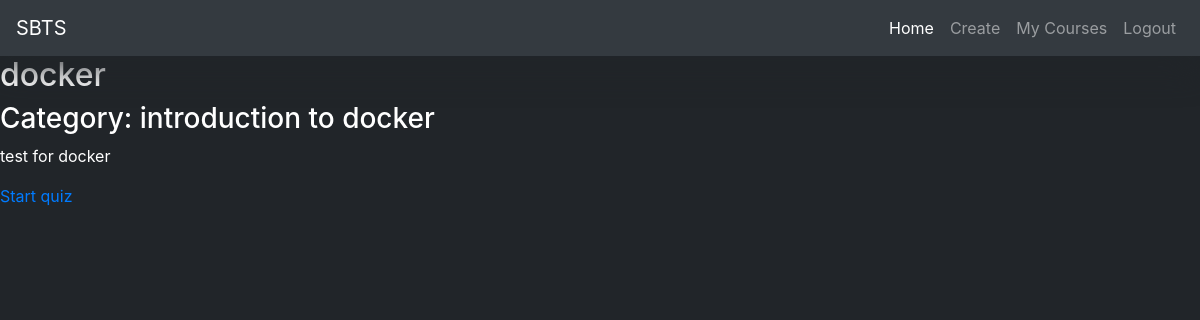
The app's page /q/docker/ (signed in) with its own data.
### django_quiz/quiz/models.py (models this page shows, shortened)
@python_2_unicode_compatible
class Quiz(models.Model):
    title = models.CharField(
        verbose_name=_("Title"),
        max_length=60, blank=False)
    description = models.TextField(
        verbose_name=_("Description"),
        blank=True, help_text=_("a description of the quiz"))
    url = models.SlugField(
        max_length=60, blank=False,
        help_text=_("a user friendly url"),
        verbose_name=_("user friendly url"))
    category = models.ForeignKey(
        Category, null=True, blank=True,
        verbose_name=_("Category"), on_delete=models.CASCADE)
    random_order = models.BooleanField(
        blank=False, default=False,
        verbose_name=_("Random Order"),
        help_text=_("Display the questions in "
                    "a random order or as they "
                    "are set?"))
    max_questions = models.PositiveIntegerField(
        blank=True, null=True, verbose_name=_("Max Questions"),
        help_text=_("Number of questions to be answered on each attempt."))
    answers_at_end = models.BooleanField(
        blank=False, default=False,
        help_text=_("Correct answer is NOT shown after question."
                    " Answers displayed at the end."),
        verbose_name=_("Answers at end"))
    exam_paper = models.BooleanField(
        blank=False, default=False,
        help_text=_("If yes, the result of each"
                    " attempt by a user will be"
                    " stored. Necessary for marking."),
        verbose_name=_("Exam Paper"))
    single_attempt = models.BooleanField(
        blank=False, default=False,
        help_text=_("If yes, only one attempt by"
                    " a user will be permitted."
                    " Non users cannot sit this exam."),
        verbose_name=_("Single Attempt"))
    pass_mark = models.SmallIntegerField(
        blank=True, default=0,
        verbose_name=_("Pass Mark"),
        help_text=_("Percentage required to pass exam."),
        validators=[MaxValueValidator(100)])
    success_text = models.TextField(
        blank=True, help_text=_("Displayed if user passes."),
        verbose_name=_("Success Text"))
    fail_text = models.TextField(
        verbose_name=_("Fail Text"),
        blank=True, help_text=_("Displayed if user fails."))
    draft = models.BooleanField(
        blank=True, default=False,
        verbose_name=_("Draft"),
        help_text=_("If yes, the quiz is not displayed"
                    " in the quiz list and can only be"
                    " taken by users who can edit"
                    " quizzes."))
    class Meta:
        verbose_name = _("Quiz")
        verbose_name_plural = _("Quizzes")

@python_2_unicode_compatible
class Category(models.Model):
    category = models.CharField(
        verbose_name=_("Category"),
        max_length=250, blank=True,
        unique=True, null=True)
    objects = CategoryManager()
    class Meta:
        verbose_name = _("Category")
        verbose_name_plural = _("Categories")
    def __str__(self):
        return self.category

### django_quiz/quiz/views.py (the view)
class QuizDetailView(DetailView):
    model = Quiz
    slug_field = 'url'
    def get(self, request, *args, **kwargs):
        self.object = self.get_object()
        if self.object.draft and not request.user.has_perm('quiz.change_quiz'):
            raise PermissionDenied
        context = self.get_context_data(object=self.object)
        context['Cache-Control'] = 'no-cache'
        return self.render_to_response(context)

### django_quiz/quiz/templates/quiz/quiz_detail.html (shortened to what this page needs)
{% extends 'base.html' %}
{% load i18n %}
{% block content %}
<h2>{{ quiz.title }}</h2>
<h3>{% trans "Category" %}: {{ quiz.category }}</h3>
<p>{{ quiz.description }}</p>
<p>
  <a href="{% url 'quiz_question' quiz_name=quiz.url %}">
	{% trans "Start quiz" %}
  </a>
</p>
{% endblock %}

### templates/base.html (style rules this page uses)
body { background-color: #212529; color: white; }

### records on screen
Quiz: title "docker", category "introduction to docker", description "test for docker"
